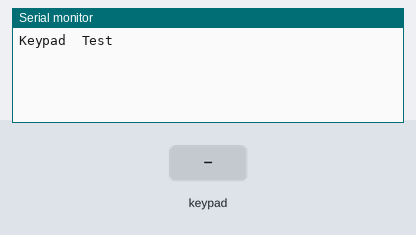
A program run on a simulated ESP32. Parts: the last lines printed to the serial monitor. Inputs (shaded band) come from the test bench.

Above: at 1.2 s.
1.3 s: key '1' pressed
At 2.3 s:
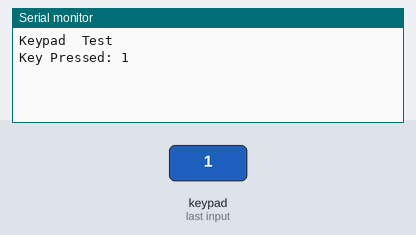
2.8 s: keypad keys 1 9 1 8 5 1 7 # pressed 0.4 s apart
At 6.8 s:
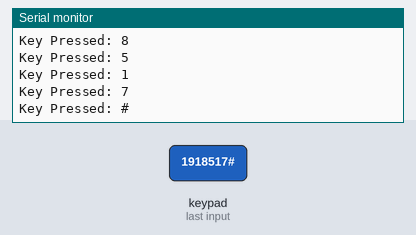
7.5 s: key 'A' pressed
At 8.3 s:
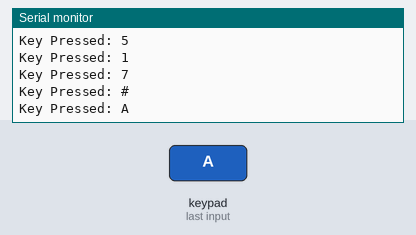
9.0 s: keypad keys 1 9 1 8 5 1 7 * pressed 0.4 s apart
At 12.8 s:
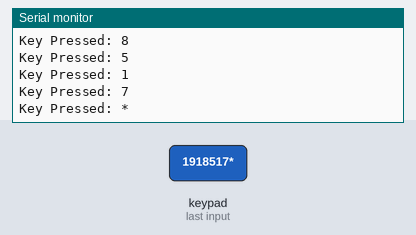
13.7 s: key 'B' pressed
At 14.9 s:
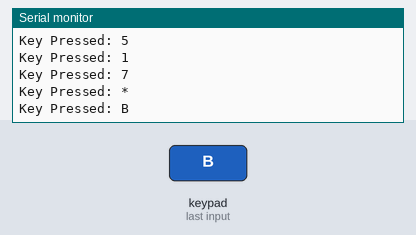
15.2 s: keypad keys 1 9 1 8 5 1 7 D pressed 0.4 s apart
At 18.4 s:
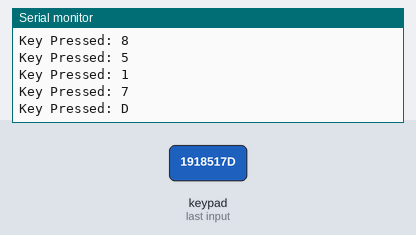
Timing chart, 0 to 19.9 s (numbered marks = the images above; inputs shaded):
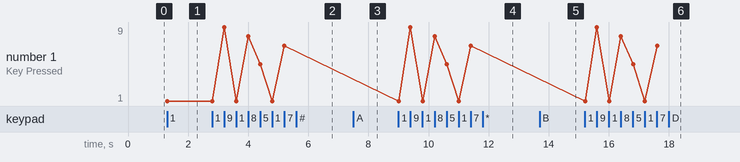

The program:

main.cpp
```cpp
#include <Arduino.h>
#include <Keypad.h>

// Define the number of rows and columns on your keypad
const byte ROWS = 4;
const byte COLS = 4;

// Define the symbols on the buttons of the keypads
char hexaKeys[ROWS][COLS] = {
  {'1','2','3','A'},
  {'4','5','6','B'},
  {'7','8','9','C'},
  {'*','0','#','D'}
};

// Connect the ESP32 GPIO pins to the row pins of the keypad
byte rowPins[ROWS] = {19, 18, 5, 17};

// Connect the ESP32 GPIO pins to the column pins of the keypad
byte colPins[COLS] = {16, 4, 2, 15};

// Initialize an instance of class NewKeypad
Keypad customKeypad = Keypad(makeKeymap(hexaKeys), rowPins, colPins, ROWS, COLS);

void setup() {
  // Initialize serial communication at 115200 baud
  Serial.begin(115200);
  Serial.println("Keypad  Test");
}

void loop() {
  // Check if a key is pressed
  char customKey = customKeypad.getKey();

  // If a key was pressed, print it to the Serial Monitor
  if (customKey) {
    Serial.print("Key Pressed: ");
    Serial.println(customKey);
  }
}
```

Measured:
- after the input at 1.3 s, the serial monitor: prints a new line at once (image 1)
- after the input at 2.8 s, the serial monitor: prints a new line after 0.41 s (image 2)
- after the input at 7.5 s, the serial monitor: prints a new line at once (image 3)
- after the input at 9.0 s, the serial monitor: prints a new line at once (image 4)
- after the input at 13.7 s, the serial monitor: prints a new line at once (image 5)
- after the input at 15.2 s, the serial monitor: prints a new line at once (image 6)
- plotted number 1: 1 → 7 after the input at 2.8 s
